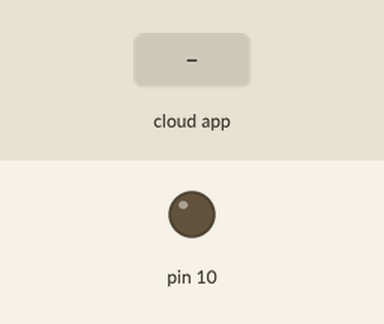
A sketch run on a simulated Arduino Uno, built for the host (arithmetic inside an expression is 32-bit, double 64-bit). Parts: output pins drawn as LEDs (lit = HIGH). The test bench sets the inputs (shaded band).

Above: at 2.7 s.
2.8 s: the phone or cloud app sets GPIO_10 to 1
At 4.0 s:
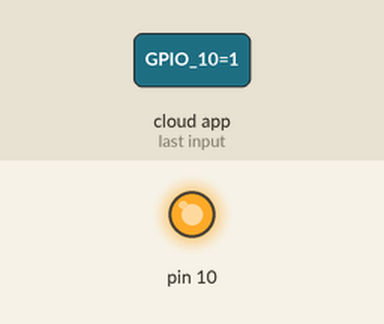
4.3 s: the phone or cloud app sets GPIO_10 to 0
At 5.3 s:
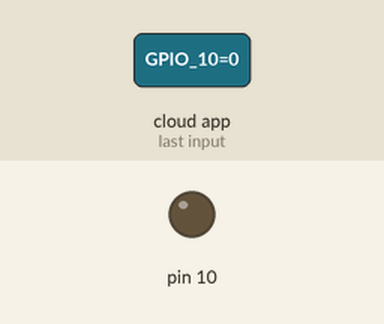
Timing chart, 0 to 7.3 s (numbered marks = the images above; inputs shaded):
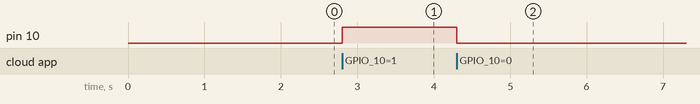

The sketch:

thinger.io.ino
```cpp
#define THINGER_SERIAL_DEBUG

#include <ThingerESP32.h>
#include "arduino_secrets.h"

ThingerESP32 thing(USERNAME, DEVICE_ID, DEVICE_CREDENTIAL);

void setup() {
  // open serial for debugging
  Serial.begin(115200);

  pinMode(10, OUTPUT);

  thing.add_wifi(SSID, SSID_PASSWORD);

  // digital pin control example (i.e. turning on/off a light, a relay, configuring a parameter, etc)
  thing["GPIO_10"] << digitalPin(10);

  // resource output example (i.e. reading a sensor value)
  thing["millis"] >> outputValue(millis());

  // more details at http://docs.thinger.io/arduino/
}

void loop() {
  thing.handle();
}
```

arduino_secrets.h
```cpp
#define USERNAME "01Space"
#define DEVICE_ID "XYX2022427"
#define DEVICE_CREDENTIAL "phmxyx0324"

#define SSID "iPhone"
#define SSID_PASSWORD "8888888888"
```

Measured:
- after the input at 2.8 s, pin 10: LOW → HIGH at once
- after the input at 4.3 s, pin 10: HIGH → LOW at once
